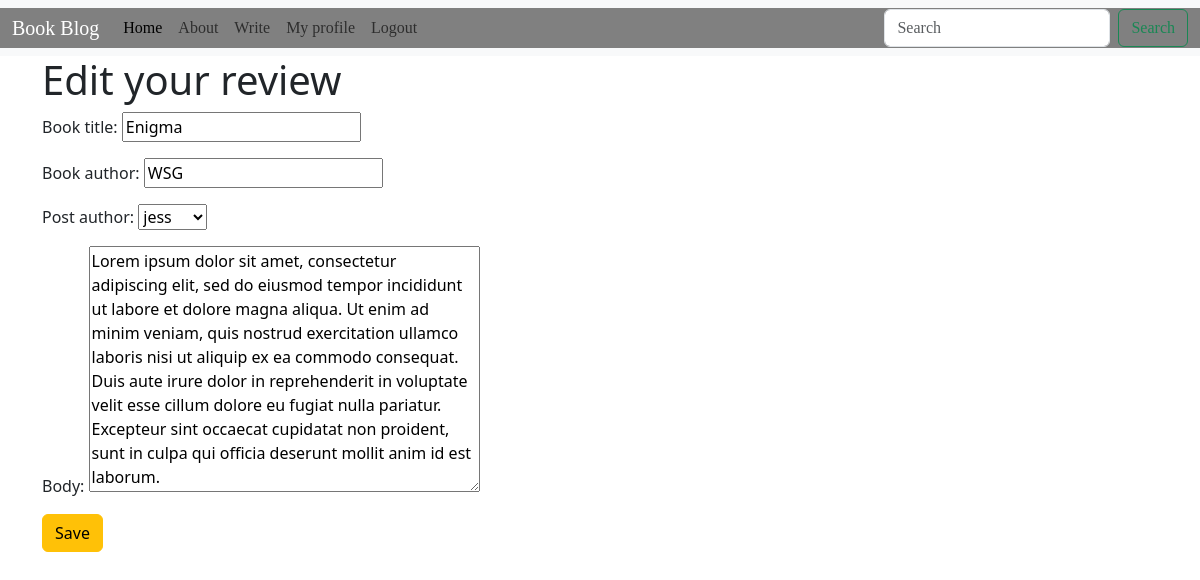
Page /posts/edit/1/ (signed in) on the committed database.
### posts/models.py (models this page shows, shortened)
class Post(models.Model):
    book_title = models.CharField(max_length=128)
    book_author = models.CharField(max_length=128)
    body = models.TextField()
    post_author = models.ForeignKey(
        get_user_model(),
        on_delete=models.CASCADE)
    created_on = models.DateTimeField(auto_now_add=True)
    status = models.ForeignKey(
        Status,
        on_delete = models.CASCADE,
        null=True, default=None
    )

### posts/views.py (the view)
# urls.py: path("edit/<int:pk>/", views.PostUpdateView.as_view(), name ='edit'),
class PostUpdateView(UserPassesTestMixin, UpdateView):
    template_name = "posts/edit.html"
    model = Post
    fields = ["book_title", "book_author", "post_author", "body"]
    def test_func(self):
        post = self.get_object()
        return post.post_author == self.request.user

### templates/posts/edit.html (shortened to what this page needs)
{% extends 'base.html' %}
{% block content %}
<h1>Edit your review</h1>
<form method="POST">
    {{ form.as_p }}
    <input type="submit" value="Save" class="btn btn-warning">
</form>
{% endblock %}

### rows in the picture
Post: book_title "Enigma", book_author "WSG", post_author "jess", body "Lorem ipsum dolor sit amet, consectetur adipiscing elit, sed do eiusmod tempor incididunt ut labore et dolore magna aliqua. Ut enim ad minim veniam, quis nostrud exercitation ullamco laboris nisi ut aliquip ex ea commodo consequat. Duis aute irure dolor in reprehenderit in voluptate velit esse cillum dolore eu fugiat nulla pariatur. Excepteur sint occaecat cupidatat non proident, sunt in culpa qui officia deserunt mollit anim id est laborum."
